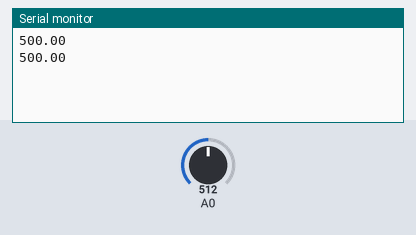
Bench run of a sketch on a simulated Arduino Uno, built with avr-gcc and run on an emulated ATmega328P. Parts: the last lines printed to the serial monitor. The inputs (shaded band) are chosen by the test bench; at power-on: A0 = 512.

Above: at 1.8 s.
1.9 s: A0 set to 716
At 2.6 s:
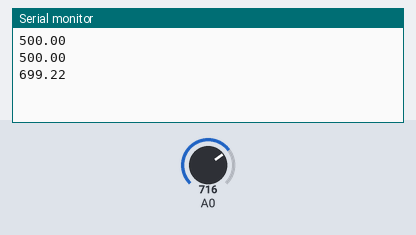
3.4 s: A0 set to 900
At 4.8 s:
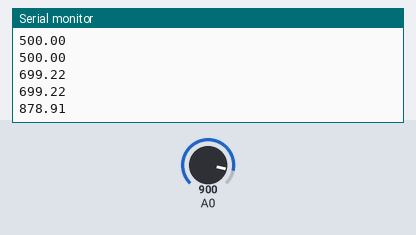
Timing chart, 0 to 6.4 s (numbered marks = the images above; inputs shaded):
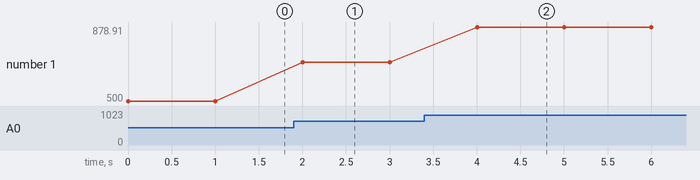

Measured:
- after the input at 1.9 s, the serial monitor: prints a new line after 0.10 s (image 1)
- after the input at 3.4 s, the serial monitor: prints a new line after 0.60 s (image 2)
- plotted number 1: 500 → 699.22 after the input at 1.9 s, 699.22 → 878.91 after the input at 3.4 s

The sketch:

sasdasd.ino
```cpp
//https://www.sparkfun.com/datasheets/Sensors/Biometric/MQ-7.pdf
//https://www.detectcarbonmonoxide.com/co-health-risks/

void setup() {
  // put your setup code here, to run once:
  pinMode(A0, INPUT);
  Serial.begin(9600);

}

void loop() {
  int value = analogRead(A0);
  float value2 = (value/1024.0)*1000;
  Serial.println(value2);
  delay(1000);
  // put your main code here, to run repeatedly:

}
```
